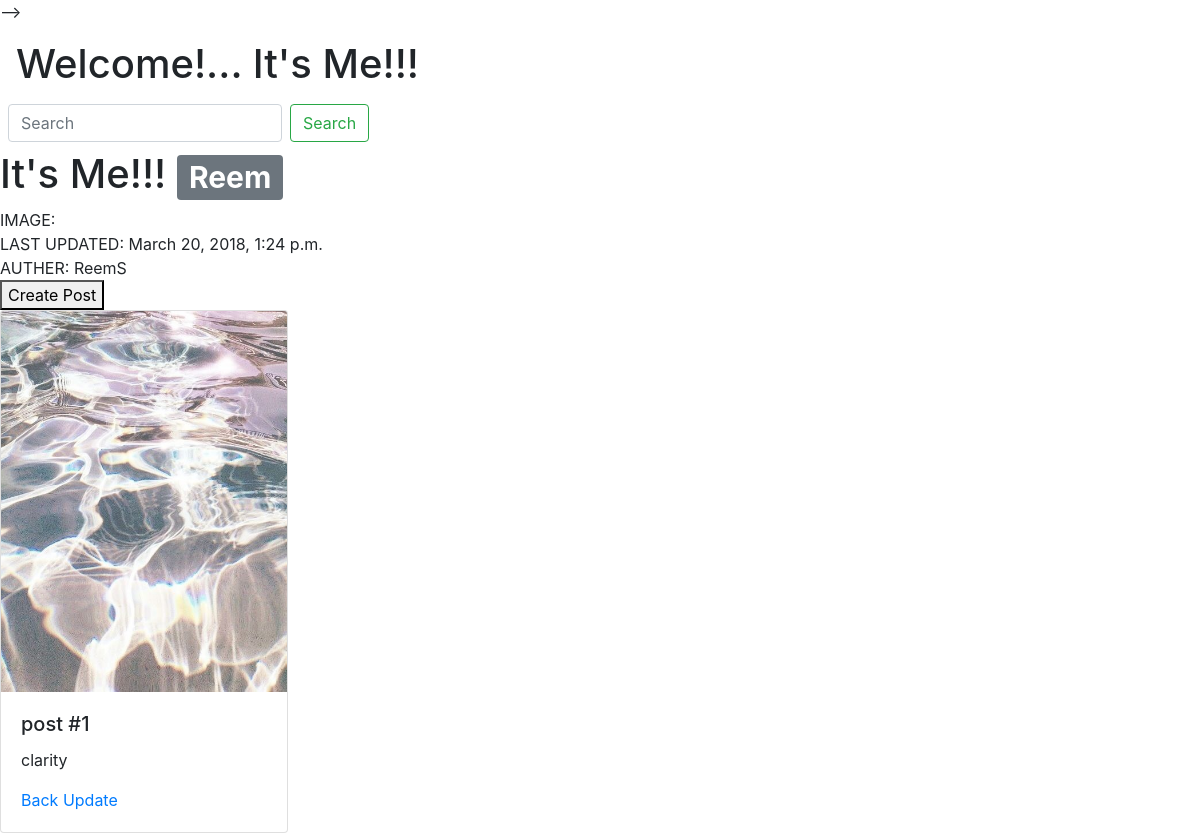
Page /detail/1/ on the earlier database version.
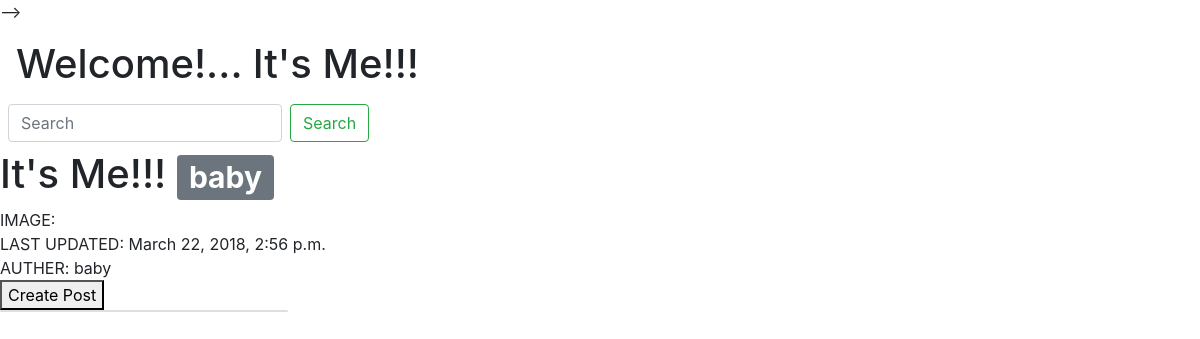
Same page on the later database version.
### its_me/models.py (models this page shows, shortened)
class Profile(models.Model):
	name = models.CharField(max_length=500)
	DOB= models.DateField(null=True)
	img = models.ImageField(null=True, blank=True)
	brain_test= models.CharField(max_length=500, choices=brain_test)
	owner = models.ForeignKey(User, on_delete=models.CASCADE, null=True)
	last_updated = models.DateTimeField(auto_now_add=True)

class Post(models.Model):
	title = models.CharField(max_length=500)
	img = models.ImageField(null=True, blank=True)
	content = models.TextField(blank=True)
	owner = models.OneToOneField(User, on_delete=models.CASCADE, null=True)

### its_me/views.py (the view)
# urls.py: path('detail/<int:profile_id>/', views.detail_profile, name='detail_profile'),
def detail_profile(request, profile_id):
	profile_obj = Profile.objects.get(id=profile_id)
	posts = Post.objects.filter(owner=profile_id)
	context = {
		'posts':posts,
		'profile':profile_obj,
		'profile_id':profile_id
	}
	return render(request, 'detail.html', context)

### its_me/templates/detail.html (shortened to what this page needs)
{% extends "base.html" %}
{% block base %}
<div class="d-flex">
		<h1>It's Me!!! <span class="badge badge-secondary">{{ profile.name }}</span></h1>
		<div class="p-2"></div>
	</div>
		IMAGE: {{ profile.img}}<br>
		LAST UPDATED: {{ profile.last_updated }}<br>
		AUTHER: {{ profile.owner}}<br>
		<a href="{% url 'create_post' profile_id=profile.id %}"><button>  Create Post </button></a>
	<div class="card" style="width: 18rem;">
		{% for post in posts%}
		<img class="card-img-top" src="{{post.img}}" alt="Card image cap">
		<div class="card-body">
			<h5 class="card-title">{{post.title}}</h5>
			<p class="card-text">{{post.content}}</p>
			<a href="/list/">Back</a>
			<a href="{% url 'update_post' post_id=post.id %}">Update</a><br>
		</div>
	</div>
{% endfor %}
{% endblock base%}

### its_me/templates/base.html (shortened to what this page needs)
<!DOCTYPE html>
<html lang="en">
<head>
	<div class="d-flex">
		<div class="p-2">
		<div class="p-2">
				<h1> Welcome!...    It's Me!!! </h1>
		</div>
			<form class='form-inline' action="{% url 'profile_list' %}" method="GET">
				<input class="form-control mr-sm-2" type="search" placeholder="Search" aria-label="Fined" name="q">
				<input class="btn btn-outline-success my-2 my-sm-0" type="submit" value="Search"/>
			</form>
		</div>
	</div>
	<link rel="stylesheet" href="https://maxcdn.bootstrapcdn.com/bootstrap/4.0.0/css/bootstrap.min.css">
</head>
<body>
	{% block base %}
	{% endblock base%}
</body>
</html>

Differences in the rows shown:
removed Post: img (picture), title "post #1", content "clarity"
changed Profile: name "Reem" → "baby"; last_updated "March 20, 2018, 1:24 p.m." → "March 22, 2018, 2:56 p.m."; owner "ReemS" → "baby"
